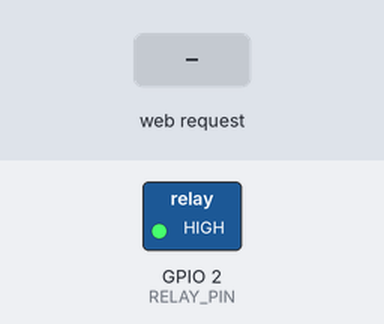
Simulated run of this sketch. Board: ESP8266 (NodeMCU). On the bench: switched loads named in the sketch (green lamp = pin HIGH). The test bench sets the inputs (shaded band). WiFi joins after 1.5 s; servers stay silent unless stated; EEPROM starts erased; what the sketch prints to the serial monitor is not drawn.

Above: at 2.8 s.
2.9 s: HTTP request GET /on received
At 4.1 s:
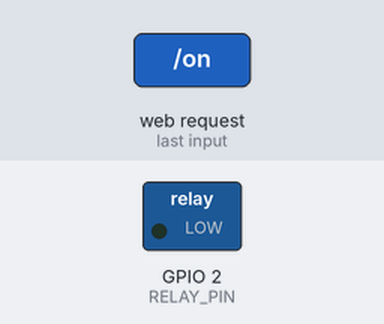
4.4 s: HTTP request GET /off received
At 5.4 s:
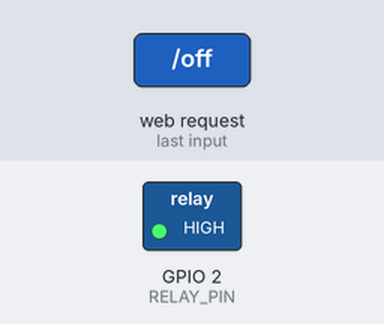
5.9 s: HTTP request GET /toggle received
At 6.6 s:
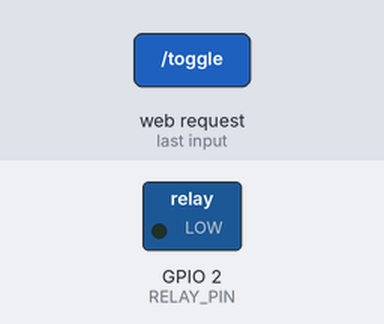
Timing chart, 0 to 8.9 s (numbered marks = the images above; inputs shaded):
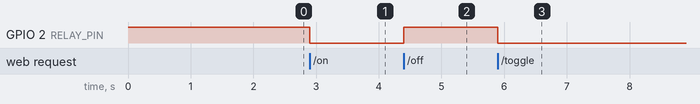

The sketch:

relay_1_chanel_webserver.ino
```cpp
/*
 * ESP8266 (ESP-01) + Relay 1CH WebServer
 * - Multi-SSID (4 jaringan) dengan IP statik (STA)
 * - Fallback AP otomatis bila STA gagal
 * - Halaman web: tombol ON/OFF + status real-time
 * - Endpoint: /, /on, /off, /toggle, /status (JSON)
 * - Simpan status terakhir relay ke EEPROM
 */

#include <ESP8266WiFi.h>
#include <ESP8266WebServer.h>
#include <EEPROM.h>

// ======================= Konfigurasi Multi WiFi (STA) =======================
const char* WIFI_SSIDS[] = {
  "apa ini kok",   // SSID 1
  "Xiaomi 12",     // SSID 2
  "GEORGIA",       // SSID 3
  "Universitas Pelita Bangsa New" // SSID 4
};

const char* WIFI_PASSWORDS[] = {
  "12345678",      // Pass 1
  "123456788",     // Pass 2
  "Georgia12345",  // Pass 3
  "megah123"       // Pass 4
};

const int WIFI_COUNT = sizeof(WIFI_SSIDS) / sizeof(WIFI_SSIDS[0]);

// ---------- IP Statik (sesuaikan dgn jaringan router) ----------
IPAddress local_IP(192, 168, 1, 77);
IPAddress gateway (192, 168, 1, 1);
IPAddress subnet  (255, 255, 255, 0);
IPAddress primaryDNS(8, 8, 8, 8);
IPAddress secondaryDNS(1, 1, 1, 1);

// ============== Konfigurasi Access Point (fallback) ===============
const char* AP_SSID = "Newera";
const char* AP_PASS = "1234567888";   // min 8 char
IPAddress apIP   (192, 168, 4, 1);
IPAddress apGW   (192, 168, 4, 1);
IPAddress apMASK (255, 255, 255, 0);

// ====================== Konfigurasi Relay =======================
#define RELAY_PIN         2       // GPIO2 (ESP-01)
#define RELAY_ACTIVE_LOW  true    // LOW = ON

// ====================== EEPROM untuk simpan status ==============
#define EEPROM_SIZE 1
#define EEPROM_ADDR 0

void saveRelayState(bool state) {
  EEPROM.write(EEPROM_ADDR, state ? 1 : 0);
  EEPROM.commit();
}
bool loadRelayState() {
  byte val = EEPROM.read(EEPROM_ADDR);
  return (val == 1);
}

// ========================= Web Server ===========================
ESP8266WebServer server(80);
bool relayOn = false;

// Terapkan output relay
void applyRelayOutput() {
  if (RELAY_ACTIVE_LOW) digitalWrite(RELAY_PIN, relayOn ? LOW : HIGH);
  else                  digitalWrite(RELAY_PIN, relayOn ? HIGH : LOW);
}

// ====================== Halaman HTML =====================
String htmlPage() {
  String state    = relayOn ? "ON" : "OFF";
  String btnText  = relayOn ? "Matikan" : "Nyalakan";
  String btnClass = relayOn ? "off" : "on";

  String page = F(
"<!DOCTYPE html><html lang='id'><head><meta charset='utf-8'/>"
"<meta name='viewport' content='width=device-width,initial-scale=1'/>"
"<title>Relay ESP-01</title>"
"<style>"
"body{font-family:system-ui,-apple-system,Segoe UI,Roboto,Ubuntu,'Helvetica Neue',Arial,sans-serif;margin:0;background:#0f172a;color:#e2e8f0;display:flex;min-height:100vh;align-items:center;justify-content:center}"
".card{background:#111827;border:1px solid #1f2937;border-radius:16px;padding:24px;box-shadow:0 10px 30px rgba(0,0,0,.35);width:min(420px,90vw)}"
".title{font-size:20px;margin:0 0 6px}.ip{opacity:.8;font-size:13px;margin-bottom:16px}"
".state{font-size:48px;font-weight:700;letter-spacing:2px;margin:16px 0}"
".row{display:flex;gap:12px;margin-top:8px}"
"button{flex:1;border:none;border-radius:12px;padding:14px 18px;font-size:16px;cursor:pointer}"
"button.on{background:#10b981;color:#052e2b}button.on:hover{filter:brightness(1.07)}"
"button.off{background:#ef4444;color:#2f0b0b}button.off:hover{filter:brightness(1.07)}"
".pill{display:inline-block;padding:6px 10px;border-radius:999px;font-size:12px;background:#1f2937}"
".ok{background:#064e3b}.err{background:#7f1d1d}"
"footer{margin-top:14px;opacity:.7;font-size:12px;text-align:center}"
"</style></head><body><div class='card'>"
"<h1 class='title'>Kontrol Relay</h1>"
"<div class='ip'>IP: ");

  page += (WiFi.getMode() & WIFI_AP) ? WiFi.softAPIP().toString() : WiFi.localIP().toString();

  page += F(
"</div>"
"<div id='state' class='state'>");

  page += state;

  page += F(
"</div>"
"<div class='row'>"
"<button id='toggle' class='");

  page += btnClass;
  page += F("'>");
  page += btnText;

  page += F(
"</button>"
"<button id='refresh' class='pill'>Refresh</button>"
"</div>"
"<footer id='wifi' class='pill ok'>WiFi: Terhubung</footer>"
"</div>"
"<script>"
"const stateEl=document.getElementById('state');"
"const btn=document.getElementById('toggle');"
"const refresh=document.getElementById('refresh');"
"function render(s){stateEl.textContent=s?'ON':'OFF';"
"btn.textContent=s?'Matikan':'Nyalakan';"
"btn.className=s?'off':'on';}"
"async function getStatus(){try{const r=await fetch('/status');"
"const j=await r.json();render(j.relay);}catch(e){console.log(e);}}"
"btn.onclick=async()=>{try{const r=await fetch('/toggle');"
"const j=await r.json();render(j.relay);}catch(e){alert('Gagal toggle');}};"
"refresh.onclick=getStatus;setInterval(getStatus,2000);"
"</script></body></html>");

  return page;
}

// ================== HTTP Handlers ==================
void handleRoot()   { server.send(200, "text/html", htmlPage()); }
void handleOn()     { relayOn = true;  applyRelayOutput(); saveRelayState(relayOn); server.send(200, "application/json", "{\"relay\":true}"); }
void handleOff()    { relayOn = false; applyRelayOutput(); saveRelayState(relayOn); server.send(200, "application/json", "{\"relay\":false}"); }
void handleToggle() { relayOn = !relayOn; applyRelayOutput(); saveRelayState(relayOn); server.send(200, "application/json", relayOn? "{\"relay\":true}" : "{\"relay\":false}"); }
void handleStatus() { server.send(200, "application/json", relayOn? "{\"relay\":true}" : "{\"relay\":false}"); }
void handle404()    { server.send(404, "text/plain", "404 Not Found"); }

// ============ Helper: konek ke salah satu SSID ============
bool connectToWiFi() {
  for (int i = 0; i < WIFI_COUNT; i++) {
    Serial.print("Mencoba SSID ["); Serial.print(i+1); Serial.print("]: ");
    Serial.println(WIFI_SSIDS[i]);

    WiFi.disconnect();
    delay(100);
    WiFi.begin(WIFI_SSIDS[i], WIFI_PASSWORDS[i]);

    uint32_t t0 = millis();
    while (WiFi.status() != WL_CONNECTED && millis() - t0 < 10000) {
      delay(500);
      Serial.print(".");
    }
    Serial.println();

    if (WiFi.status() == WL_CONNECTED) {
      Serial.print("Tersambung ke "); Serial.print(WIFI_SSIDS[i]);
      Serial.print("  IP: "); Serial.println(WiFi.localIP());
      return true;
    } else {
      Serial.println("Gagal, coba SSID berikutnya...");
    }
  }
  return false;
}

// ============================= Setup =============================
void setup() {
  pinMode(RELAY_PIN, OUTPUT);

  EEPROM.begin(EEPROM_SIZE);

  // Ambil status terakhir dari EEPROM
  relayOn = loadRelayState();
  applyRelayOutput();

  Serial.begin(115200);
  delay(50);
  Serial.println();
  Serial.println("Booting...");

  // ---------- Mode STA + IP statik ----------
  WiFi.mode(WIFI_STA);
  if (!WiFi.config(local_IP, gateway, subnet, primaryDNS, secondaryDNS)) {
    Serial.println("Gagal set IP statik (WiFi.config)");
  }

  if (connectToWiFi()) {
    Serial.println("MODE STA OK.");
  } else {
    // ---------- Fallback: Access Point ----------
    Serial.println("Semua SSID gagal. Mengaktifkan AP...");
    WiFi.mode(WIFI_AP_STA);
    WiFi.softAPConfig(apIP, apGW, apMASK);
    WiFi.softAP(AP_SSID, AP_PASS);
    Serial.print("AP aktif. SSID: "); Serial.print(AP_SSID);
    Serial.print("  PASS: "); Serial.print(AP_PASS);
    Serial.print("  IP: "); Serial.println(WiFi.softAPIP());
  }

  // Routes & server
  server.on("/",        handleRoot);
  server.on("/on",      handleOn);
  server.on("/off",     handleOff);
  server.on("/toggle",  handleToggle);
  server.on("/status",  handleStatus);
  server.onNotFound(    handle404);
  server.begin();
  Serial.println("HTTP server start @ port 80");
}

// ============================== Loop =============================
void loop() {
  server.handleClient();
}
```

Measured:
- after the input at 2.9 s, GPIO 2 (RELAY_PIN): HIGH → LOW at once
- after the input at 4.4 s, GPIO 2 (RELAY_PIN): LOW → HIGH at once
- after the input at 5.9 s, GPIO 2 (RELAY_PIN): HIGH → LOW at once
